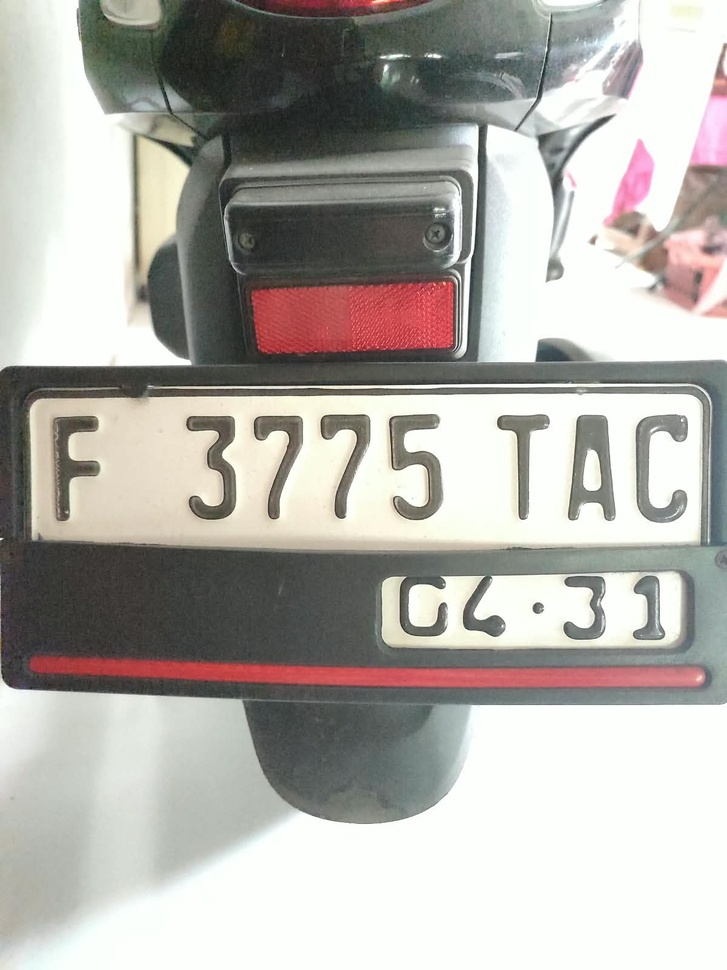
#> input picture Sesi 3/FotoCerah.jpeg, 727 x 970 px, shrunk from 1200 x 1600 before the run
$ python histogram_grayscale.py
#> lines starting #> are read from the running program, lines starting #| are printed output that depends on the picture
import imageio.v3 as iio
import numpy as np
import cv2
import matplotlib.pyplot as plt

# ====== PARAMETER (silakan diubah) ======
PATH = "FotoCerah.jpeg"
BETA_TETAP = -40      # nilai beta tetap
TARGET_MEAN = 127     # target rata-rata intensitas untuk beta otomatis
GAMMA = 1.5
CLIP_LIMIT = 2.0      # CLAHE
TILE_GRID = (8, 8)    # CLAHE

# ====== BACA GAMBAR (RGB) ======
img = iio.imread(PATH)[..., :3]          # uint8, RGB
#> img is the input picture: shape (970, 727, 3); mean R, G, B 177.7, 174.7, 169.4


# ====== FUNGSI BANTU ======
def to_gray(rgb):
    return (0.299 * rgb[..., 0] + 0.587 * rgb[..., 1] + 0.114 * rgb[..., 2]).astype(np.uint8)


def adjust_beta(rgb, beta):
    """g(x) = f(x) + beta, lalu di-clip ke 0-255."""
    return np.clip(rgb.astype(np.int16) + beta, 0, 255).astype(np.uint8)


def auto_beta(rgb, target_mean=127):
    """Hitung beta otomatis supaya rata-rata gray mendekati target_mean."""
    beta = int(round(target_mean - to_gray(rgb).mean()))
    return adjust_beta(rgb, beta), beta


def gamma_correct(rgb, gamma):
    """g(x) = 255 * (f(x)/255) ^ gamma, pakai lookup table."""
    lut = (255 * (np.arange(256) / 255.0) ** gamma).astype(np.uint8)
    return lut[rgb]


def clahe_rgb(rgb, clip=2.0, tile=(8, 8)):
    """CLAHE pada channel L (kecerahan) agar warna tidak rusak."""
    lab = cv2.cvtColor(rgb, cv2.COLOR_RGB2LAB)
    clahe = cv2.createCLAHE(clipLimit=clip, tileGridSize=tile)
    lab[..., 0] = clahe.apply(lab[..., 0])
    return cv2.cvtColor(lab, cv2.COLOR_LAB2RGB)


def histogram(gray):
    """Jumlah piksel untuk tiap intensitas 0-255."""
    return np.bincount(gray.ravel(), minlength=256)


# ====== PROSES ======
img_beta_otomatis, beta_auto = auto_beta(img, TARGET_MEAN)
#> in to_gray, `return (0.299 * rgb[..., 0] + 0.587 * rgb[..., 1] + 0.114 * rgb[..., 2..`:
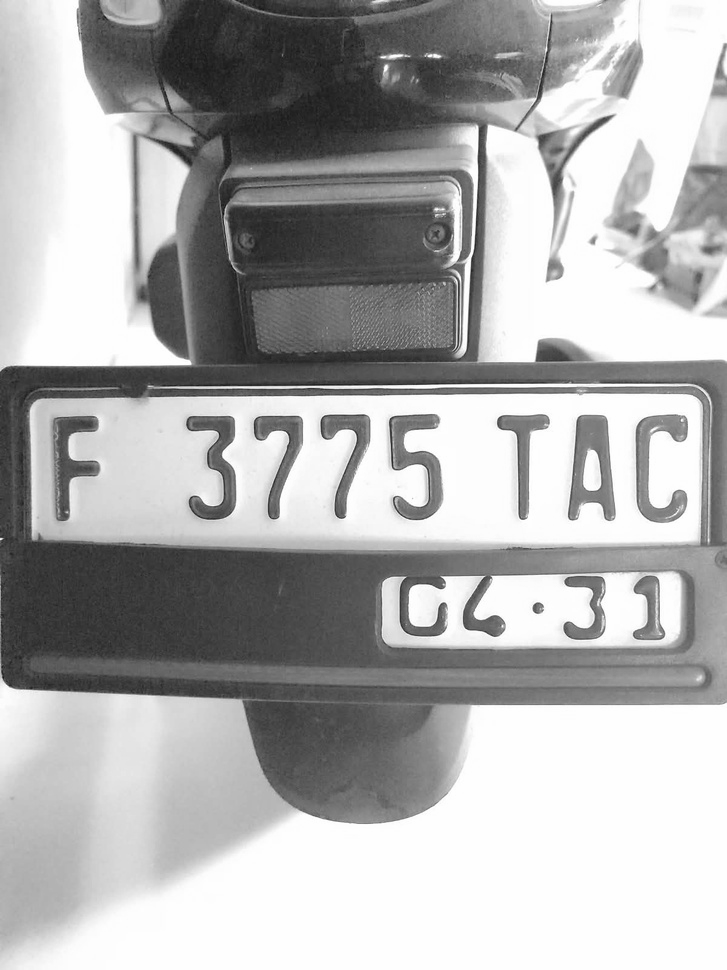
#> returned value: shape (970, 727); min 11, max 255, mean 174.6
#> in auto_beta, `beta = int(round(target_mean - to_gray(rgb).mean()))`: beta = -48
#> in adjust_beta, `return np.clip(rgb.astype(np.int16) + beta, 0, 255).astype(np.uint8)`:
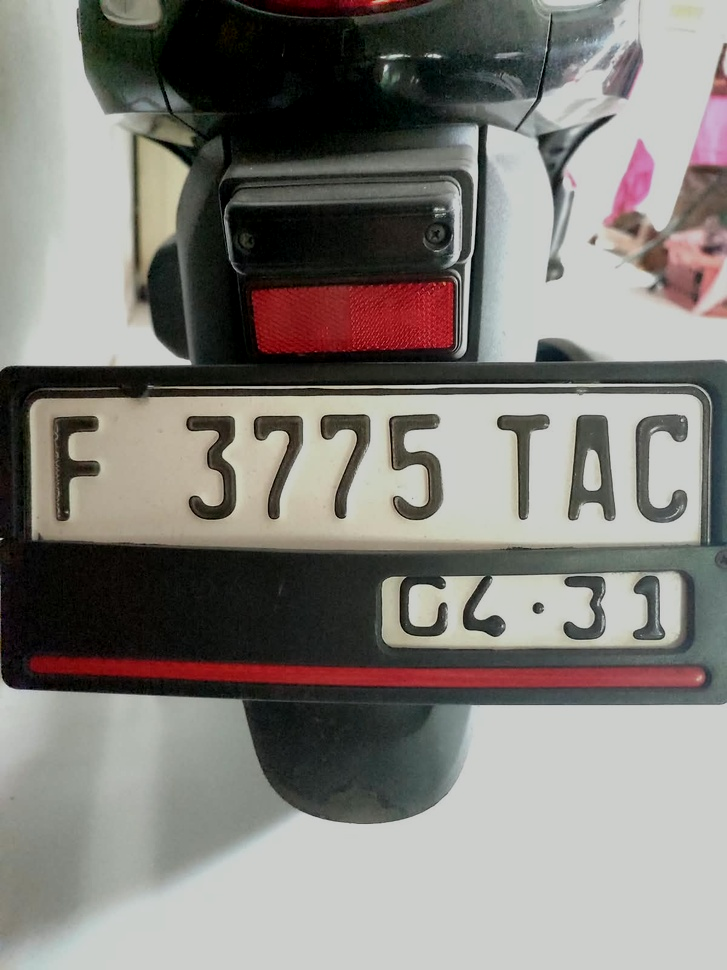
#> returned value: shape (970, 727, 3); mean of channels 0, 1, 2 130, 126.9, 121.7; drawn as R, G, B
#> beta_auto = -48

hasil = [
    ("1. Asli", img),
    (f"2. Beta Tetap ({BETA_TETAP})", adjust_beta(img, BETA_TETAP)),
    (f"3. Beta Otomatis ({beta_auto:+d})", img_beta_otomatis),
    (f"4. Gamma ({GAMMA})", gamma_correct(img, GAMMA)),
    ("5. CLAHE", clahe_rgb(img, CLIP_LIMIT, TILE_GRID)),
]
#> in gamma_correct, `lut = (255 * (np.arange(256) / 255.0) ** gamma).astype(np.uint8)`: lut = 256 values from 0 to 255
#> in gamma_correct, `return lut[rgb]`:
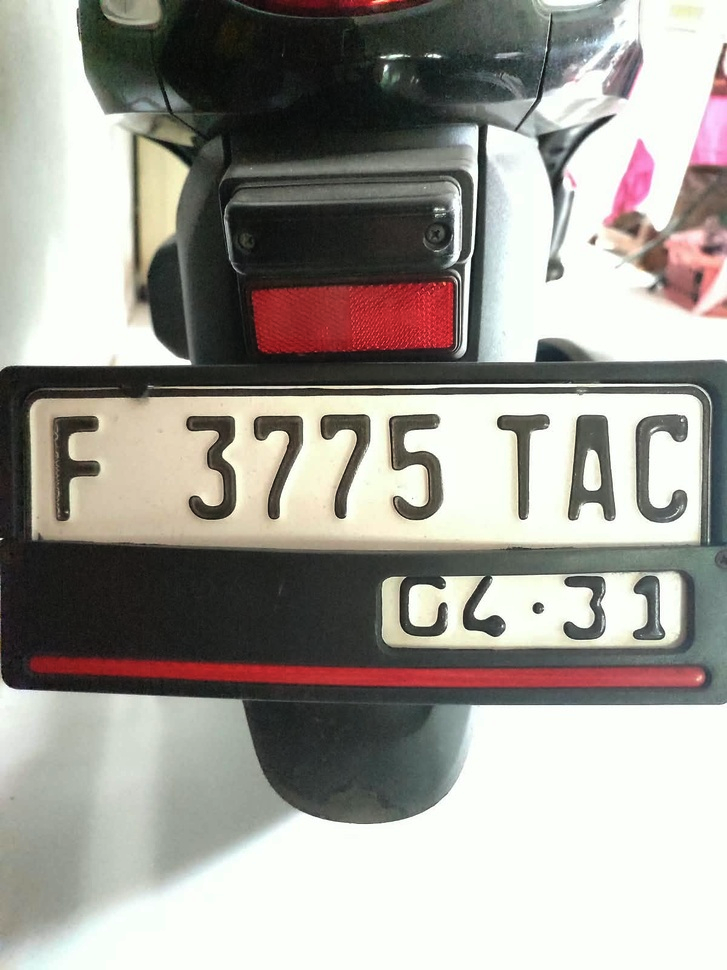
#> returned value: shape (970, 727, 3); mean of channels 0, 1, 2 158.8, 155.6, 148.9; drawn as R, G, B
#> in clahe_rgb, `lab = cv2.cvtColor(rgb, cv2.COLOR_RGB2LAB)`: lab: shape (970, 727, 3); mean of channels 0, 1, 2 179.6, 128.3, 131.4
#> in clahe_rgb, `lab[..., 0] = clahe.apply(lab[..., 0])`: lab: shape (970, 727, 3); mean of channels 0, 1, 2 171.6, 128.3, 131.4
#> in clahe_rgb, `return cv2.cvtColor(lab, cv2.COLOR_LAB2RGB)`:
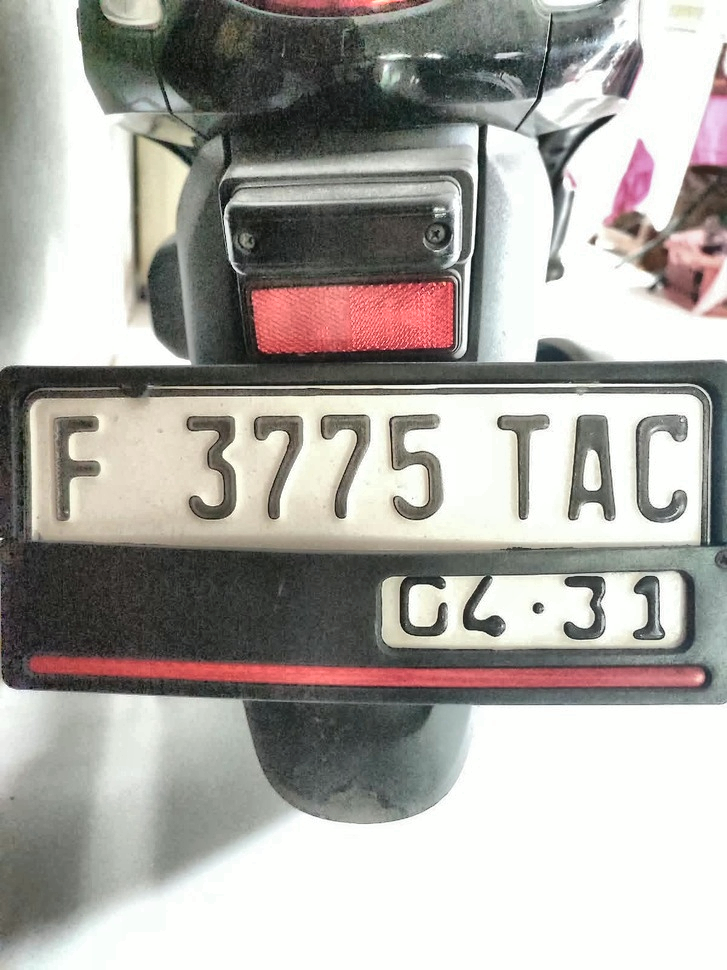
#> returned value: shape (970, 727, 3); mean R, G, B 169.9, 166.8, 161.7

# ====== PLOT PERBANDINGAN ======
fig, axes = plt.subplots(2, 5, figsize=(20, 9),
                         gridspec_kw={"height_ratios": [3, 2]})

for i, (judul, gambar) in enumerate(hasil):
    # baris atas: gambar
    axes[0, i].imshow(gambar)
    axes[0, i].set_title(judul, fontsize=13, fontweight="bold")
    axes[0, i].axis("off")

    # baris bawah: histogram grayscale
    h = histogram(to_gray(gambar))
    axes[1, i].bar(np.arange(256), h, width=1.0, color="#1f77b4", alpha=0.8)
    axes[1, i].set_title(f"Hist: {judul}", fontsize=10)
    axes[1, i].set_xlim(0, 255)
    axes[1, i].grid(True, linestyle="--", alpha=0.4)
    axes[1, i].set_xlabel("Intensitas (0-255)")
    if i == 0:
        axes[1, i].set_ylabel("Jumlah piksel")

    print(f"{judul:28s} mean = {to_gray(gambar).mean():6.2f} | "
          f"intensitas dominan = {h.argmax()} ({h.max()} piksel)")
#> this loop made 5 passes
#> judul on passes 1 to 5: '1. Asli', '2. Beta Tetap (-40)', '3. Beta Otomatis (-48)', '4. Gamma (1.5)', '5. CLAHE'
#| 1. Asli                      mean = 174.63 | intensitas dominan = 254 (166237 piksel)
#| 2. Beta Tetap (-40)          mean = 134.68 | intensitas dominan = 214 (166441 piksel)
#| 3. Beta Otomatis (-48)       mean = 126.86 | intensitas dominan = 206 (166441 piksel)
#| 4. Gamma (1.5)               mean = 155.29 | intensitas dominan = 253 (176045 piksel)
#| 5. CLAHE                     mean = 166.66 | intensitas dominan = 254 (165793 piksel)

plt.tight_layout()
plt.savefig("perbandingan.png", dpi=150)
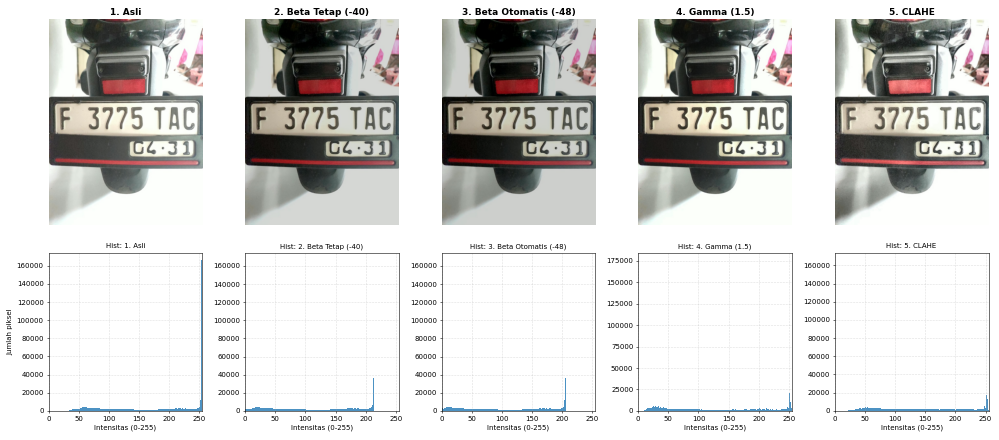
#> figure drawn by matplotlib, 10 panels; panel 6: tallest bar 166237 high, from x = 253.5 to 254.5; panel 7: tallest bar 166441 high, from x = 213.5 to 214.5; panel 8: tallest bar 166441 high, from x = 205.5 to 206.5; panel 9: tallest bar 176045 high, from x = 252.5 to 253.5
plt.show()
